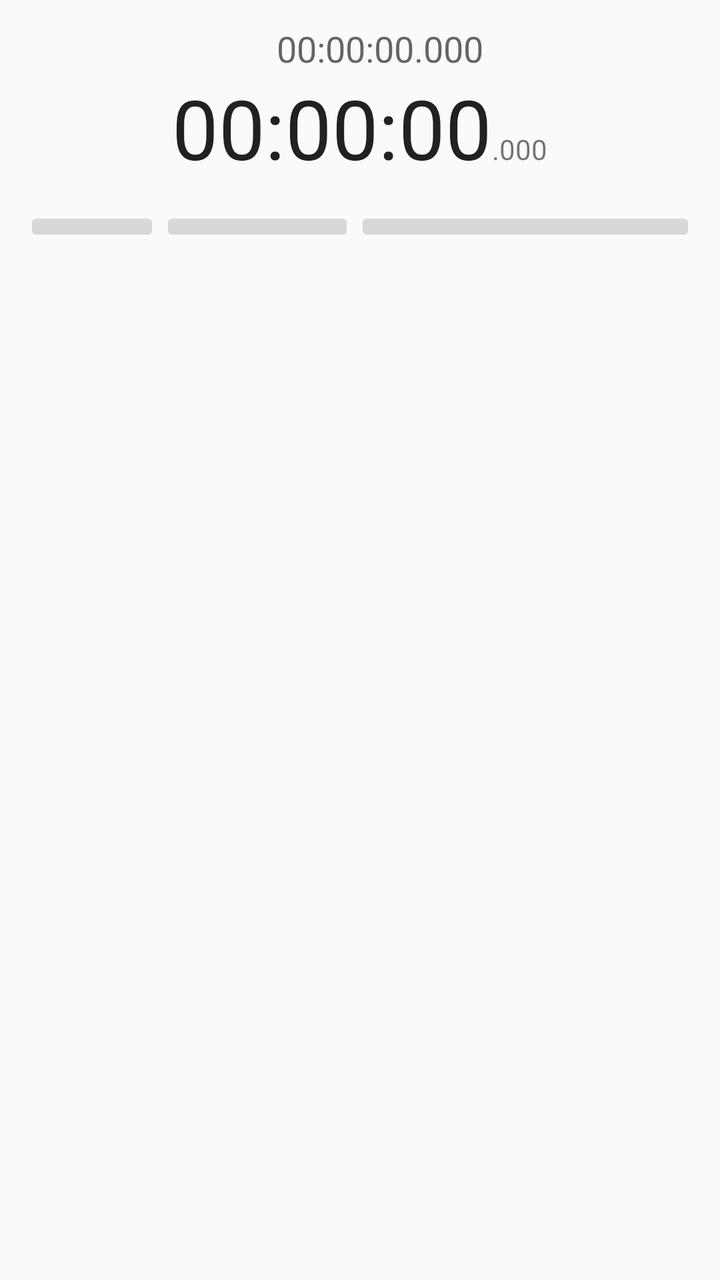
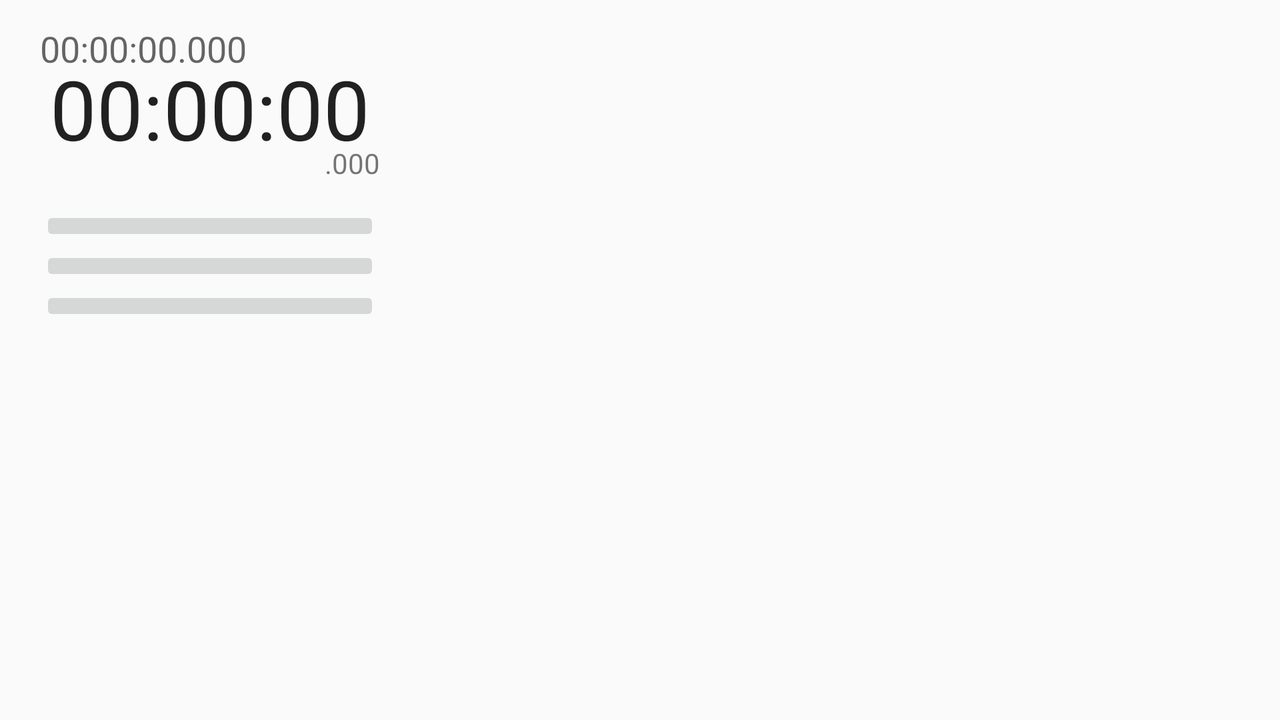

An Android layout and its configuration variant, each rendered on a device that would load it. The default file and the variant file are quoted in full after the pictures.
<!-- AndroidManifest.xml: application theme Theme.AppCompat.Light -->
<!-- res/layout/activity_main.xml -->
<LinearLayout xmlns:android="http://schemas.android.com/apk/res/android"
    xmlns:tools="http://schemas.android.com/tools"
    android:id="@+id/LinearLayout1"
    android:layout_width="match_parent"
    android:layout_height="match_parent"
    android:orientation="vertical"
    android:paddingBottom="@dimen/activity_vertical_margin"
    android:paddingLeft="@dimen/activity_horizontal_margin"
    android:paddingRight="@dimen/activity_horizontal_margin"
    android:paddingTop="@dimen/activity_vertical_margin"
    tools:context=".MainActivity" >

    <TextView
        android:id="@+id/global"
        android:layout_width="match_parent"
        android:layout_height="wrap_content"
        android:layout_marginLeft="@dimen/millis_margin"
        android:gravity="center"
        android:text="00:00:00.000"
        android:textAppearance="?android:attr/textAppearanceMedium" />

    <LinearLayout
        android:layout_width="wrap_content"
        android:layout_height="wrap_content"
        android:layout_gravity="center"
        android:layout_marginBottom="@dimen/activity_vertical_margin"
        android:orientation="horizontal" >

        <TextView
            android:id="@+id/display"
            android:layout_width="match_parent"
            android:layout_height="wrap_content"
            android:gravity="center"
            android:text="00:00:00"
            android:textAppearance="?android:attr/textAppearanceLarge"
            android:textSize="@dimen/chronometer_text_size" />

        <TextView
            android:id="@+id/millis"
            android:layout_width="wrap_content"
            android:layout_height="wrap_content"
            android:text=".000"
            android:textAppearance="?android:attr/textAppearanceSmall" />

    </LinearLayout>

    <LinearLayout
        android:layout_width="match_parent"
        android:layout_height="wrap_content"
        android:gravity="center" >

        <android.support.v7.widget.AppCompatImageButton
            android:id="@+id/btn_reset"
            android:layout_width="wrap_content"
            android:layout_height="wrap_content"
            android:layout_weight="0.6"
            android:contentDescription="@string/text_reset"
            android:src="?btn_replay" />

        <android.support.v7.widget.AppCompatImageButton
            android:id="@+id/btn_control"
            android:layout_width="wrap_content"
            android:layout_height="wrap_content"
            android:layout_weight="1"
            android:contentDescription="@string/text_start"
            android:src="?btn_play" />

        <android.support.v7.widget.AppCompatImageButton
            android:id="@+id/btn_new"
            android:layout_width="wrap_content"
            android:layout_height="wrap_content"
            android:layout_weight="2"
            android:contentDescription="@string/text_new"
            android:src="?btn_new" />
    </LinearLayout>

    <include
        android:layout_width="match_parent"
        android:layout_height="match_parent"
        layout="@layout/switcher" />

</LinearLayout>
<!-- res/layout/switcher.xml (included above) -->
<?xml version="1.0" encoding="utf-8"?>
<ViewSwitcher xmlns:android="http://schemas.android.com/apk/res/android"
    android:id="@+id/switcher"
    android:layout_width="match_parent"
    android:layout_height="match_parent" >

    <ListView
        android:id="@+id/list_items"
        android:layout_width="match_parent"
        android:layout_height="wrap_content" >
    </ListView>

    <include
        android:layout_width="match_parent"
        android:layout_height="match_parent"
        layout="@layout/detail" />

</ViewSwitcher>
<!-- res/layout/detail.xml (included above) -->
<?xml version="1.0" encoding="utf-8"?>
<LinearLayout xmlns:android="http://schemas.android.com/apk/res/android"
    android:layout_width="match_parent"
    android:layout_height="match_parent"
    android:orientation="vertical" >

    <LinearLayout
        android:id="@+id/LinearLayout1"
        android:layout_width="match_parent"
        android:layout_height="wrap_content"
        android:orientation="vertical" >

        <TextView
            android:id="@+id/detail_created"
            android:layout_width="wrap_content"
            android:layout_height="wrap_content" />

        <LinearLayout
            android:layout_width="match_parent"
            android:layout_height="wrap_content" >

            <TextView
                android:id="@+id/detail_offset"
                android:layout_width="wrap_content"
                android:layout_height="wrap_content"
                android:layout_weight="1"
                android:text="00:00:00.000"
                android:textAppearance="?android:attr/textAppearanceLarge" />

            <TextView
                android:id="@+id/detail_delta"
                android:layout_width="wrap_content"
                android:layout_height="wrap_content"
                android:layout_weight="1"
                android:gravity="right"
                android:text="+00:00:00.000" />
        </LinearLayout>
    </LinearLayout>

    <EditText
        android:id="@+id/detail_title"
        android:layout_width="match_parent"
        android:layout_height="wrap_content"
        android:layout_marginTop="@dimen/activity_vertical_margin"
        android:layout_weight="1"
        android:ems="10"
        android:gravity="top"
        android:inputType="textMultiLine" >

        <requestFocus />
    </EditText>

    <TextView
        android:id="@+id/global"
        android:layout_width="match_parent"
        android:layout_height="wrap_content"
        android:layout_marginBottom="@dimen/activity_vertical_margin"
        android:layout_marginTop="@dimen/activity_vertical_margin"
        android:text="@string/text_back" />

</LinearLayout>
<!-- resources referenced by this layout -->
<resources>
  <dimen name="activity_horizontal_margin">12dp</dimen>
  <dimen name="activity_vertical_margin">12dp</dimen>
  <dimen name="chronometer_text_size">20pt</dimen>
  <dimen name="millis_margin">20dp</dimen>
  <string name="text_back">Push Back button for return</string>
  <string name="text_new">New checkpoint</string>
  <string name="text_reset">Reset</string>
  <string name="text_start">Start</string>
</resources>
<!-- res/layout-land/activity_main.xml (the repository's variant of the layout above) -->
<!-- drawn on the phone turned sideways -->
<LinearLayout xmlns:android="http://schemas.android.com/apk/res/android"
    xmlns:tools="http://schemas.android.com/tools"
    android:id="@+id/LinearLayout1"
    android:layout_width="match_parent"
    android:layout_height="match_parent"
    android:orientation="horizontal"
    android:paddingBottom="@dimen/activity_vertical_margin"
    android:paddingRight="@dimen/activity_horizontal_margin"
    android:paddingTop="@dimen/activity_vertical_margin"
    tools:context=".MainActivity" >

    <LinearLayout
        android:layout_width="210dp"
        android:layout_height="wrap_content"
        android:orientation="vertical" >

        <TextView
            android:id="@+id/global"
            android:layout_width="match_parent"
            android:layout_height="wrap_content"
            android:layout_marginLeft="@dimen/millis_margin"
            android:text="00:00:00.000"
            android:textAppearance="?android:attr/textAppearanceMedium" />

        <TextView
            android:id="@+id/display"
            android:layout_width="match_parent"
            android:layout_height="wrap_content"
            android:layout_marginTop="-10dp"
            android:gravity="center"
            android:text="00:00:00"
            android:textAppearance="?android:attr/textAppearanceLarge"
            android:textSize="@dimen/chronometer_text_size" />

        <TextView
            android:id="@+id/millis"
            android:layout_width="wrap_content"
            android:layout_height="wrap_content"
            android:layout_gravity="right"
            android:layout_marginBottom="@dimen/activity_vertical_margin"
            android:layout_marginRight="@dimen/millis_margin"
            android:layout_marginTop="-10dp"
            android:text=".000"
            android:textAppearance="?android:attr/textAppearanceSmall" />

        <LinearLayout
            android:layout_width="match_parent"
            android:layout_height="wrap_content"
            android:gravity="center"
            android:orientation="vertical" >

            <android.support.v7.widget.AppCompatImageButton
                android:id="@+id/btn_reset"
                android:layout_width="170dp"
                android:layout_height="wrap_content"
                android:contentDescription="@string/text_reset"
                android:gravity="center"
                android:src="?btn_replay" />

            <android.support.v7.widget.AppCompatImageButton
                android:id="@+id/btn_control"
                android:layout_width="170dp"
                android:layout_height="wrap_content"
                android:contentDescription="@string/text_start"
                android:gravity="center"
                android:src="?btn_play" />

            <android.support.v7.widget.AppCompatImageButton
                android:id="@+id/btn_new"
                android:layout_width="170dp"
                android:layout_height="wrap_content"
                android:contentDescription="@string/text_new"
                android:gravity="center"
                android:src="?btn_new" />
        </LinearLayout>

    </LinearLayout>

    <include
        android:layout_width="match_parent"
        android:layout_height="match_parent"
        layout="@layout/switcher" />

</LinearLayout>
